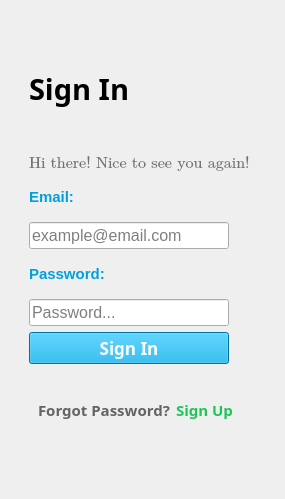
         <widget class="QWidget" name="signInPage">
          <layout class="QHBoxLayout" name="horizontalLayout_13">
           <item>
            <widget class="QWidget" name="signInPageWidget" native="true">
             <layout class="QHBoxLayout" name="horizontalLayout_5">
              <item>
               <widget class="QWidget" name="signInWidget" native="true">
                <layout class="QVBoxLayout" name="verticalLayout_5">
                 <item>
                  <spacer name="verticalSpacer_5">
                   <property name="orientation">
                    <enum>Qt::Vertical</enum>
                   </property>
                   <property name="sizeType">
                    <enum>QSizePolicy::Preferred</enum>
                   </property>
                   <property name="sizeHint" stdset="0">
                    <size>
                     <width>20</width>
                     <height>40</height>
                    </size>
                   </property>
                  </spacer>
                 </item>
                 <item>
                  <widget class="QLabel" name="label_12">
                   <property name="maximumSize">
                    <size>
                     <width>200</width>
                     <height>150</height>
                    </size>
                   </property>
                   <property name="font">
                    <font>
                     <family>Segoe UI Variable Display Semib</family>
                     <pointsize>22</pointsize>
                     <bold>true</bold>
                    </font>
                   </property>
                   <property name="text">
                    <string>Sign In</string>
                   </property>
                  </widget>
                 </item>
                 <item>
                  <spacer name="verticalSpacer_6">
                   <property name="orientation">
                    <enum>Qt::Vertical</enum>
                   </property>
                   <property name="sizeType">
                    <enum>QSizePolicy::Preferred</enum>
                   </property>
                   <property name="sizeHint" stdset="0">
                    <size>
                     <width>20</width>
                     <height>40</height>
                    </size>
                   </property>
                  </spacer>
                 </item>
                 <item>
                  <widget class="QLabel" name="label_13">
                   <property name="maximumSize">
                    <size>
                     <width>225</width>
                     <height>30</height>
                    </size>
                   </property>
                   <property name="font">
                    <font>
                     <family>Cambria Math</family>
                     <pointsize>12</pointsize>
                     <italic>false</italic>
                    </font>
                   </property>
                   <property name="styleSheet">
                    <string notr="true">color:rgb(115, 115, 115);
</string>
                   </property>
                   <property name="text">
                    <string>Hi there! Nice to see you again!</string>
                   </property>
                  </widget>
                 </item>
                 <item>
                  <spacer name="verticalSpacer_7">
                   <property name="orientation">
                    <enum>Qt::Vertical</enum>
                   </property>
                   <property name="sizeType">
                    <enum>QSizePolicy::Preferred</enum>
                   </property>
                   <property name="sizeHint" stdset="0">
                    <size>
                     <width>20</width>
                     <height>10</height>
                    </size>
                   </property>
                  </spacer>
                 </item>
                 <item>
                  <widget class="QLabel" name="UsernameLabel_2">
                   <property name="minimumSize">
                    <size>
                     <width>0</width>
                     <height>0</height>
                    </size>
                   </property>
                   <property name="maximumSize">
                    <size>
                     <width>50</width>
                     <height>50</height>
                    </size>
                   </property>
                   <property name="palette">
                    <palette>
                     <active>
                      <colorrole role="WindowText">
                       <brush brushstyle="SolidPattern">
                        <color alpha="255">
                         <red>0</red>
                         <green>160</green>
                         <blue>220</blue>
                        </color>
                       </brush>
                      </colorrole>
                      <colorrole role="Button">
                       <brush brushstyle="SolidPattern">
                        <color alpha="255">
                         <red>255</red>
                         <green>255</green>
                         <blue>255</blue>
                        </color>
                       </brush>
                      </colorrole>
                      <colorrole role="Text">
                       <brush brushstyle="SolidPattern">
                        <color alpha="255">
                         <red>0</red>
                         <green>160</green>
                         <blue>220</blue>
                        </color>
                       </brush>
                      </colorrole>
                      <colorrole role="ButtonText">
                       <brush brushstyle="SolidPattern">
                        <color alpha="255">
                         <red>0</red>
                         <green>160</green>
                         <blue>220</blue>
                        </color>
                       </brush>
                      </colorrole>
                      <colorrole role="Base">
                       <brush brushstyle="SolidPattern">
                        <color alpha="255">
                         <red>255</red>
                         <green>255</green>
                         <blue>255</blue>
                        </color>
                       </brush>
                      </colorrole>
                      <colorrole role="Window">
                       <brush brushstyle="SolidPattern">
                        <color alpha="255">
                         <red>255</red>
                         <green>255</green>
                         <blue>255</blue>
                        </color>
                       </brush>
                      </colorrole>
                      <colorrole role="PlaceholderText">
                       <brush brushstyle="SolidPattern">
                        <color alpha="255">
                         <red>0</red>
                         <green>160</green>
                         <blue>220</blue>
                        </color>
                       </brush>
                      </colorrole>
                     </active>
                     <inactive>
                      <colorrole role="WindowText">
                       <brush brushstyle="SolidPattern">
                        <color alpha="255">
                         <red>0</red>
                         <green>160</green>
                         <blue>220</blue>
                        </color>
                       </brush>
                      </colorrole>
                      <colorrole role="Button">
                       <brush brushstyle="SolidPattern">
                        <color alpha="255">
                         <red>255</red>
                         <green>255</green>
                         <blue>255</blue>
                        </color>
                       </brush>
                      </colorrole>
                      <colorrole role="Text">
                       <brush brushstyle="SolidPattern">
                        <color alpha="255">
                         <red>0</red>
                         <green>160</green>
                         <blue>220</blue>
                        </color>
                       </brush>
                      </colorrole>
                      <colorrole role="ButtonText">
                       <brush brushstyle="SolidPattern">
                        <color alpha="255">
                         <red>0</red>
                         <green>160</green>
                         <blue>220</blue>
                        </color>
                       </brush>
                      </colorrole>
                      <colorrole role="Base">
                       <brush brushstyle="SolidPattern">
                        <color alpha="255">
                         <red>255</red>
                         <green>255</green>
                         <blue>255</blue>
                        </color>
                       </brush>
                      </colorrole>
                      <colorrole role="Window">
                       <brush brushstyle="SolidPattern">
                        <color alpha="255">
                         <red>255</red>
                         <green>255</green>
                         <blue>255</blue>
                        </color>
                       </brush>
                      </colorrole>
                      <colorrole role="PlaceholderText">
                       <brush brushstyle="SolidPattern">
                        <color alpha="255">
                         <red>0</red>
                         <green>160</green>
                         <blue>220</blue>
                        </color>
                       </brush>
                      </colorrole>
                     </inactive>
                     <disabled>
                      <colorrole role="WindowText">
                       <brush brushstyle="SolidPattern">
                        <color alpha="255">
                         <red>0</red>
                         <green>160</green>
                         <blue>220</blue>
                        </color>
                       </brush>
                      </colorrole>
                      <colorrole role="Button">
                       <brush brushstyle="SolidPattern">
                        <color alpha="255">
                         <red>255</red>
                         <green>255</green>
                         <blue>255</blue>
                        </color>
                       </brush>
                      </colorrole>
                      <colorrole role="Text">
                       <brush brushstyle="SolidPattern">
                        <color alpha="255">
                         <red>0</red>
                         <green>160</green>
                         <blue>220</blue>
                        </color>
                       </brush>
                      </colorrole>
                      <colorrole role="ButtonText">
                       <brush brushstyle="SolidPattern">
                        <color alpha="255">
                         <red>0</red>
                         <green>160</green>
                         <blue>220</blue>
                        </color>
                       </brush>
                      </colorrole>
                      <colorrole role="Base">
                       <brush brushstyle="SolidPattern">
                        <color alpha="255">
                         <red>255</red>
                         <green>255</green>
                         <blue>255</blue>
                        </color>
                       </brush>
                      </colorrole>
                      <colorrole role="Window">
                       <brush brushstyle="SolidPattern">
                        <color alpha="255">
                         <red>255</red>
                         <green>255</green>
                         <blue>255</blue>
                        </color>
                       </brush>
                      </colorrole>
                      <colorrole role="PlaceholderText">
                       <brush brushstyle="SolidPattern">
                        <color alpha="255">
                         <red>0</red>
                         <green>160</green>
                         <blue>220</blue>
                        </color>
                       </brush>
                      </colorrole>
                     </disabled>
                    </palette>
                   </property>
                   <property name="font">
                    <font>
                     <family>Arial</family>
                     <pointsize>11</pointsize>
                     <bold>true</bold>
                    </font>
                   </property>
                   <property name="styleSheet">
                    <string notr="true">color:rgb(0, 160, 220);
</string>
                   </property>
                   <property name="text">
                    <string>Email:</string>
                   </property>
                  </widget>
                 </item>
                 <item>
                  <spacer name="verticalSpacer_8">
                   <property name="orientation">
                    <enum>Qt::Vertical</enum>
                   </property>
                   <property name="sizeType">
                    <enum>QSizePolicy::Preferred</enum>
                   </property>
                   <property name="sizeHint" stdset="0">
                    <size>
                     <width>20</width>
                     <height>10</height>
                    </size>
                   </property>
                  </spacer>
                 </item>
                 <item>
                  <widget class="QLineEdit" name="UsernameInput_2">
                   <property name="sizePolicy">
                    <sizepolicy hsizetype="Fixed" vsizetype="Fixed">
                     <horstretch>0</horstretch>
                     <verstretch>0</verstretch>
                    </sizepolicy>
                   </property>
                   <property name="maximumSize">
                    <size>
                     <width>200</width>
                     <height>16777215</height>
                    </size>
                   </property>
                   <property name="font">
                    <font>
                     <pointsize>12</pointsize>
                    </font>
                   </property>
                   <property name="text">
                    <string/>
                   </property>
                   <property name="placeholderText">
                    <string>example@email.com</string>
                   </property>
                  </widget>
                 </item>
                 <item>
                  <spacer name="verticalSpacer_9">
                   <property name="orientation">
                    <enum>Qt::Vertical</enum>
                   </property>
                   <property name="sizeType">
                    <enum>QSizePolicy::Preferred</enum>
                   </property>
                   <property name="sizeHint" stdset="0">
                    <size>
                     <width>20</width>
                     <height>10</height>
                    </size>
                   </property>
                  </spacer>
                 </item>
                 <item>
                  <widget class="QLabel" name="PasswordLabel_2">
                   <property name="maximumSize">
                    <size>
                     <width>80</width>
                     <height>50</height>
                    </size>
                   </property>
                   <property name="font">
                    <font>
                     <family>Arial</family>
                     <pointsize>11</pointsize>
                     <bold>true</bold>
                    </font>
                   </property>
                   <property name="styleSheet">
                    <string notr="true">color:rgb(0, 160, 220);</string>
                   </property>
                   <property name="text">
                    <string>Password:</string>
                   </property>
                  </widget>
                 </item>
                 <item>
                  <spacer name="verticalSpacer_10">
                   <property name="orientation">
                    <enum>Qt::Vertical</enum>
                   </property>
                   <property name="sizeType">
                    <enum>QSizePolicy::Preferred</enum>
                   </property>
                   <property name="sizeHint" stdset="0">
                    <size>
                     <width>20</width>
                     <height>10</height>
                    </size>
                   </property>
                  </spacer>
                 </item>
                 <item>
                  <widget class="QLineEdit" name="PaswordInput_2">
                   <property name="sizePolicy">
                    <sizepolicy hsizetype="Fixed" vsizetype="Fixed">
                     <horstretch>0</horstretch>
                     <verstretch>0</verstretch>
                    </sizepolicy>
                   </property>
                   <property name="maximumSize">
                    <size>
                     <width>200</width>
                     <height>16777215</height>
                    </size>
                   </property>
                   <property name="font">
                    <font>
                     <pointsize>12</pointsize>
                    </font>
                   </property>
                   <property name="inputMask">
                    <string/>
                   </property>
                   <property name="text">
                    <string/>
                   </property>
                   <property name="echoMode">
                    <enum>QLineEdit::Password</enum>
                   </property>
                   <property name="placeholderText">
                    <string>Password...</string>
                   </property>
                  </widget>
                 </item>
                 <item>
                  <widget class="QPushButton" name="signInBtn">
                   <property name="sizePolicy">
                    <sizepolicy hsizetype="Fixed" vsizetype="Fixed">
                     <horstretch>0</horstretch>
                     <verstretch>0</verstretch>
                    </sizepolicy>
                   </property>
                   <property name="maximumSize">
                    <size>
                     <width>200</width>
                     <height>16777215</height>
                    </size>
                   </property>
                   <property name="palette">
                    <palette>
                     <active>
                      <colorrole role="WindowText">
                       <brush brushstyle="SolidPattern">
                        <color alpha="255">
                         <red>255</red>
                         <green>255</green>
                         <blue>255</blue>
                        </color>
                       </brush>
                      </colorrole>
                      <colorrole role="Button">
                       <brush brushstyle="SolidPattern">
                        <color alpha="255">
                         <red>0</red>
                         <green>160</green>
                         <blue>220</blue>
                        </color>
                       </brush>
                      </colorrole>
                      <colorrole role="Text">
                       <brush brushstyle="SolidPattern">
                        <color alpha="255">
                         <red>255</red>
                         <green>255</green>
                         <blue>255</blue>
                        </color>
                       </brush>
                      </colorrole>
                      <colorrole role="ButtonText">
                       <brush brushstyle="SolidPattern">
                        <color alpha="255">
                         <red>255</red>
                         <green>255</green>
                         <blue>255</blue>
                        </color>
                       </brush>
                      </colorrole>
                      <colorrole role="Base">
                       <brush brushstyle="SolidPattern">
                        <color alpha="255">
                         <red>0</red>
                         <green>160</green>
                         <blue>220</blue>
                        </color>
                       </brush>
                      </colorrole>
                      <colorrole role="Window">
                       <brush brushstyle="SolidPattern">
                        <color alpha="255">
                         <red>0</red>
                         <green>160</green>
                         <blue>220</blue>
                        </color>
                       </brush>
                      </colorrole>
                      <colorrole role="PlaceholderText">
                       <brush brushstyle="SolidPattern">
                        <color alpha="255">
                         <red>255</red>
                         <green>255</green>
                         <blue>255</blue>
                        </color>
                       </brush>
                      </colorrole>
                     </active>
                     <inactive>
                      <colorrole role="WindowText">
                       <brush brushstyle="SolidPattern">
                        <color alpha="255">
                         <red>255</red>
                         <green>255</green>
                         <blue>255</blue>
                        </color>
                       </brush>
                      </colorrole>
                      <colorrole role="Button">
                       <brush brushstyle="SolidPattern">
                        <color alpha="255">
                         <red>0</red>
                         <green>160</green>
                         <blue>220</blue>
                        </color>
                       </brush>
                      </colorrole>
                      <colorrole role="Text">
                       <brush brushstyle="SolidPattern">
                        <color alpha="255">
                         <red>255</red>
                         <green>255</green>
                         <blue>255</blue>
                        </color>
                       </brush>
                      </colorrole>
                      <colorrole role="ButtonText">
                       <brush brushstyle="SolidPattern">
                        <color alpha="255">
                         <red>255</red>
                         <green>255</green>
                         <blue>255</blue>
                        </color>
                       </brush>
                      </colorrole>
                      <colorrole role="Base">
                       <brush brushstyle="SolidPattern">
                        <color alpha="255">
                         <red>0</red>
                         <green>160</green>
                         <blue>220</blue>
                        </color>
                       </brush>
                      </colorrole>
                      <colorrole role="Window">
                       <brush brushstyle="SolidPattern">
                        <color alpha="255">
                         <red>0</red>
                         <green>160</green>
                         <blue>220</blue>
                        </color>
                       </brush>
                      </colorrole>
                      <colorrole role="PlaceholderText">
                       <brush brushstyle="SolidPattern">
                        <color alpha="255">
                         <red>255</red>
                         <green>255</green>
                         <blue>255</blue>
                        </color>
                       </brush>
                      </colorrole>
                     </inactive>
                     <disabled>
                      <colorrole role="WindowText">
                       <brush brushstyle="SolidPattern">
                        <color alpha="255">
                         <red>255</red>
                         <green>255</green>
                         <blue>255</blue>
                        </color>
                       </brush>
                      </colorrole>
                      <colorrole role="Button">
                       <brush brushstyle="SolidPattern">
                        <color alpha="255">
                         <red>0</red>
                         <green>160</green>
                         <blue>220</blue>
                        </color>
                       </brush>
                      </colorrole>
                      <colorrole role="Text">
                       <brush brushstyle="SolidPattern">
                        <color alpha="255">
                         <red>255</red>
                         <green>255</green>
                         <blue>255</blue>
                        </color>
                       </brush>
                      </colorrole>
                      <colorrole role="ButtonText">
                       <brush brushstyle="SolidPattern">
                        <color alpha="255">
                         <red>255</red>
                         <green>255</green>
                         <blue>255</blue>
                        </color>
                       </brush>
                      </colorrole>
                      <colorrole role="Base">
                       <brush brushstyle="SolidPattern">
                        <color alpha="255">
                         <red>0</red>
                         <green>160</green>
                         <blue>220</blue>
                        </color>
                       </brush>
                      </colorrole>
                      <colorrole role="Window">
                       <brush brushstyle="SolidPattern">
                        <color alpha="255">
                         <red>0</red>
                         <green>160</green>
                         <blue>220</blue>
                        </color>
                       </brush>
                      </colorrole>
                      <colorrole role="PlaceholderText">
                       <brush brushstyle="SolidPattern">
                        <color alpha="255">
                         <red>255</red>
                         <green>255</green>
                         <blue>255</blue>
                        </color>
                       </brush>
                      </colorrole>
                     </disabled>
                    </palette>
                   </property>
                   <property name="font">
                    <font>
                     <family>Segoe UI Variable Display Semib</family>
                     <pointsize>13</pointsize>
                     <bold>true</bold>
                    </font>
                   </property>
                   <property name="autoFillBackground">
                    <bool>false</bool>
                   </property>
                   <property name="styleSheet">
                    <string notr="true">background-color:rgb(0, 160, 220);
color:white;
border-color:rgb(0, 167, 167)</string>
                   </property>
                   <property name="text">
                    <string>Sign In</string>
                   </property>
                   <property name="checkable">
                    <bool>false</bool>
                   </property>
                   <property name="autoExclusive">
                    <bool>false</bool>
                   </property>
                  </widget>
                 </item>
                 <item>
                  <spacer name="verticalSpacer_11">
                   <property name="orientation">
                    <enum>Qt::Vertical</enum>
                   </property>
                   <property name="sizeType">
                    <enum>QSizePolicy::Preferred</enum>
                   </property>
                   <property name="sizeHint" stdset="0">
                    <size>
                     <width>20</width>
                     <height>20</height>
                    </size>
                   </property>
                  </spacer>
                 </item>
                 <item>
                  <widget class="QWidget" name="widget_10" native="true">
                   <layout class="QHBoxLayout" name="horizontalLayout_14">
                    <item>
                     <widget class="QLabel" name="label_16">
                      <property name="font">
                       <font>
                        <family>Segoe UI Semibold</family>
                        <pointsize>11</pointsize>
                        <bold>true</bold>
                       </font>
                      </property>
                      <property name="styleSheet">
                       <string notr="true">color:rgb(100, 100, 100);</string>
                      </property>
                      <property name="text">
                       <string>Forgot Password?</string>
                      </property>
                     </widget>
                    </item>
                    <item>
                     <widget class="QLabel" name="label_17">
                      <property name="font">
                       <font>
                        <family>Segoe UI Semibold</family>
                        <pointsize>11</pointsize>
                        <bold>true</bold>
                       </font>
                      </property>
                      <property name="styleSheet">
                       <string notr="true">color:rgb(32, 197, 87)</string>
                      </property>
                      <property name="text">
                       <string>Sign Up</string>
                      </property>
                     </widget>
                    </item>
                   </layout>
                  </widget>
                 </item>
                 <item>
                  <spacer name="verticalSpacer_4">
                   <property name="orientation">
                    <enum>Qt::Vertical</enum>
                   </property>
                   <property name="sizeHint" stdset="0">
                    <size>
                     <width>20</width>
                     <height>40</height>
                    </size>
                   </property>
                  </spacer>
                 </item>
                </layout>
               </widget>
              </item>
              <item>
               <widget class="QLabel" name="nydecLogo">
                <property name="text">
                 <string>&lt;html&gt;&lt;head/&gt;&lt;body&gt;&lt;p&gt;&lt;img src=&quot;:/Nydec_pic/Nydec_pic/Screenshot 2024-04-09 110121.png&quot;/&gt;&lt;/p&gt;&lt;/body&gt;&lt;/html&gt;</string>
                </property>
               </widget>
              </item>
             </layout>
            </widget>
           </item>
          </layout>
         </widget>
